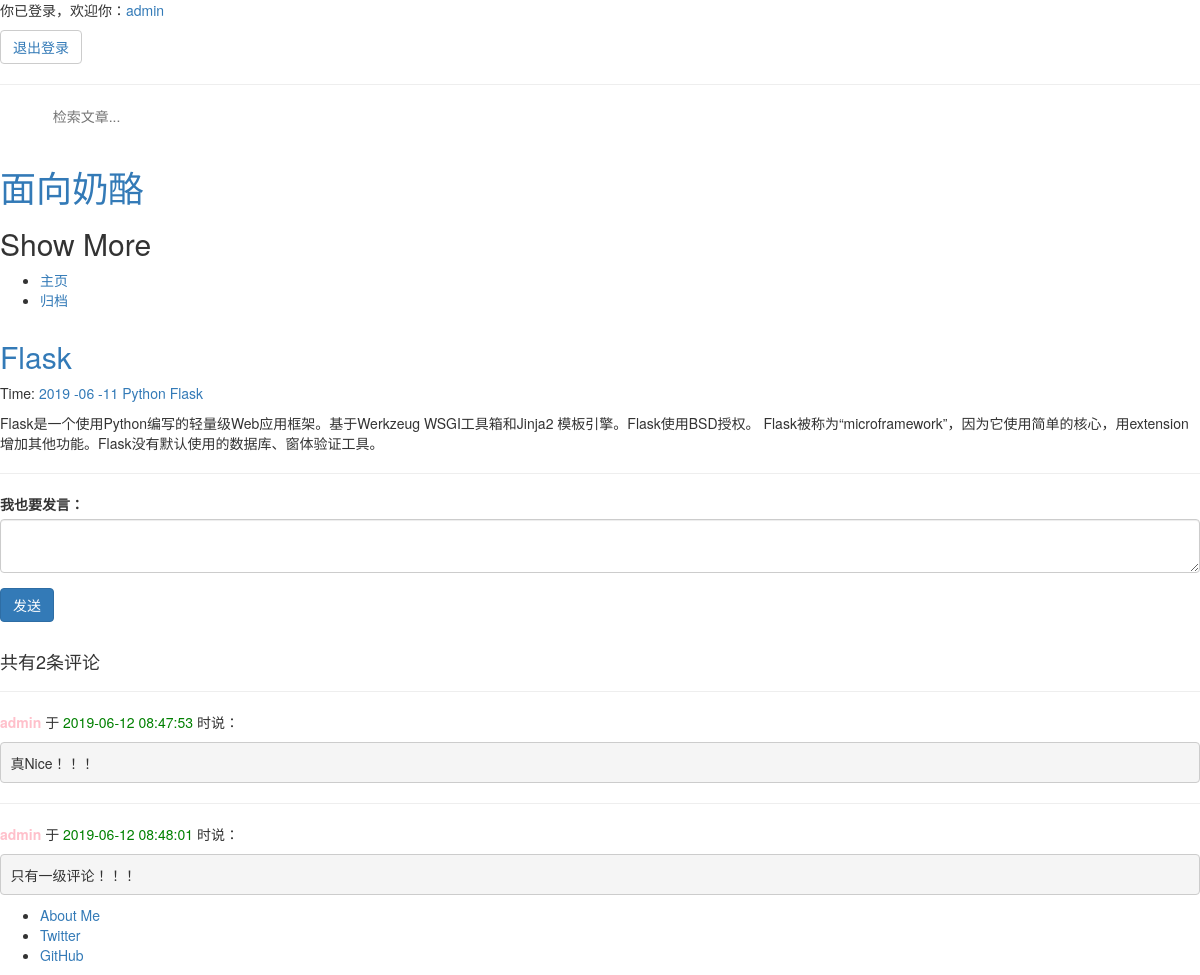
Page /detail/2/ (signed in) on the committed database.
### blog/models.py (models this page shows, shortened)
class Article(models.Model):
    title_name = models.CharField(max_length=36, verbose_name=u'标题')
    body = MDTextField(verbose_name=u'正文')
    created_time = models.DateTimeField(auto_now_add=True, verbose_name=u'创建时间')
    modified_time = models.DateTimeField(auto_now=True, verbose_name=u'修改时间',)
    tags = models.ManyToManyField(Tag, blank=True, verbose_name=u'标签')
    author = models.ForeignKey(User, on_delete=models.CASCADE, verbose_name=u'作者')
    views = models.PositiveIntegerField(default=0, verbose_name=u'阅读数')
    is_top = models.BooleanField(default=False, verbose_name=u'置顶')
    is_show = models.BooleanField(default=False, verbose_name=u'发布状态')
    post_type = models.CharField(max_length=20, choices=(('post', u'博客文章'),
                                                        ('about', u'关于页面'),
                                                        ('project', u'我的项目')
                                                        ), default='post', verbose_name=u'类型')
    def get_absolute_url(self):
        return reverse('blog_app:detail', kwargs={'pk': self.pk})
    def increase_views(self):
        self.views += 1
        self.save(update_fields=['views'])
    class Meta:
        ordering = ['-is_top', '-created_time']
        verbose_name = u'文章'
        verbose_name_plural = u'文章'

class Tag(models.Model):
    name = models.CharField(max_length=20, unique=True, verbose_name=u'标签')
    class Meta:
        verbose_name = u'标签'
        verbose_name_plural = verbose_name

### comment/models.py (models this page shows, shortened)
class Comment(models.Model):
    article = models.ForeignKey(Article, on_delete=models.CASCADE, related_name='comments', default='')  # 被评论的文章
    user = models.ForeignKey(User, on_delete=models.CASCADE, related_name='comments')  # 评论者
    body = models.TextField()
    created = models.DateTimeField(auto_now_add=True)
    class Meta:
        ordering = ('created',)

### blog/views.py (the view)
# urls.py: path('detail/<int:pk>/', views.Detail.as_view(), name='detail'),  # reverse 指定 第一个参数 设置为 app_name:name
class Detail(View):
    def get(self, request, pk):
        post = get_object_or_404(Article, pk=pk)
        md = MD()
        post.body = md.convert(post.body)
        post.toc = md.toc
        post.increase_views()  # 统计访问量
        comments = Comment.objects.filter(article=pk)  # 取出评论的id
        return render(request, 'blog/detail.html', locals())

### blog/views.py (called while the page is built)
def MD():
    return markdown.Markdown(extensions=[
        'markdown.extensions.extra',
        'markdown.extensions.codehilite',
        'markdown.extensions.toc',
        TocExtension(slugify=slugify),
    ])

### templates/blog/detail.html (shortened to what this page needs)
{% extends 'blog/base.html' %}
{% load comments %}   .
{% block  content %}
<section class="post">
        <header class="post-header">
            <h2 class="post-title"><a href="{{ post.get_absolute_url }}">{{ post.title_name }}</a></h2>
        <p class="post-meta">
              Time:  <a class="post-author" href="#">{{ post.created_time |date:"Y -m -d"}}</a>
            {% for tag in post.tags.all %}
                <a class="post-category post-category-js" href="{% url 'blog_app:tags' tag.name %}">{{ tag.name }}</a>
            {% endfor %}
         </p>
        </header>
        <div class="post-description">
            <p>
                {{ post.body|safe}}
            </p>
        </div>
</section>
     <hr>
    {% if user.is_authenticated %}
        <div>
            <form
                action="{% url 'comment:post_comment' post.id %}"
                method="POST"
            >
                <div class="form-group">
                    <label for="body">
                        <strong>
                            我也要发言：
                        </strong>
                    </label>
                    <textarea
                        type="text"
                        class="form-control"
                        id="body"
                        name="body"
                        rows="2"></textarea>
                </div>
                <button type="submit" class="btn btn-primary ">发送</button>
            </form>
        </div>
        <br>
    {% else %}
        <br>
        <h5 class="row justify-content-center">
            请<a href="{% url 'login' %}">登录</a>后回复
        </h5>
        <br>
    {% endif %}
    <h4>共有{{ comments.count }}条评论</h4>
    <div>
        {% for comment in comments %}
            <hr>
            <p>
                <strong style="color: pink">
                    {{ comment.user }}
                </strong> 于
                <span style="color: green">
                    {{ comment.created|date:"Y-m-d H:i:s" }}
                </span> 时说：
            </p>
            <pre style="font-family: inherit; font-size: 1em;">
{{ comment.body }}</pre>
        {% endfor %}
    </div>
</div>
{% endblock content %}

### templates/blog/base.html (shortened to what this page needs)
{% load static %}
<!DOCTYPE html>
<html lang="en">
<head>
    <link rel="stylesheet" href="https://cdn.staticfile.org/twitter-bootstrap/3.3.7/css/bootstrap.min.css">
    <link rel="stylesheet" href="https://unpkg.com/mobi.css/dist/mobi.min.css">
    <link rel="stylesheet" href="http://labfile.oss.aliyuncs.com/courses/487/monokai.css">
    <link rel="stylesheet" href="http://labfile.oss.aliyuncs.com/courses/487/pure-min.css">
    <link rel="stylesheet" href="http://labfile.oss.aliyuncs.com/courses/487/grids-responsive-min.css">
    <link rel="stylesheet" href="http://labfile.oss.aliyuncs.com/courses/487/blog.css">
    <link rel="stylesheet" href="{% static 'heighlight/styles/atelier-savanna-dark.css' %}">
</head>
<body>
<div id="layout" class="pure-g">
    <div class="sidebar pure-u-1 pure-u-md-1-4">
        <div class="header">
    <div>
            {% if user.is_authenticated %}
                <p>你已登录，欢迎你：<a href="#">{{ user.username }}</a></p>
                <button class="btn btn-default">
  <a href="{% url 'logout' %}?next={{ request.path }}">退出登录</a>
</button>
            {% else %}
                <p>你还没有登录，请
                    <a href="{% url 'login' %}">登录</a>
                    或者
                   <a href="{% url 'blog_app:register' %}">注册</a>
                </p>
            {% endif %}
        </div>
            <hr>
            <form class="pure-form" autocomplete="off" action="{% url 'blog_app:search' %}" method="get">
        <input class="pure-input-3-3 input_search" type="text"  name="key" placeholder="检索文章...">
        </form>
            <h1 class="brand-title"><a href="{% url "blog_app:index" %}">面向奶酪</a></h1>
            <h2 class="brand-tagline">Show More</h2>
            <nav class="nav">
                <ul class="nav-list">
                    <li class="nav-item">
                        <a class="button-success pure-button" href="/">主页</a>
                    </li>
                <li class="nav-item">
                        <a class="button-success pure-button" href="{% url 'blog_app:Archives' %}">归档</a>
                    </li>
                </ul>
            </nav>
        </div>
    </div>
    <div class="content pure-u-1 pure-u-md-3-4">
        <div>
            {% block content %}
            {% endblock %}
            <div class="footer">
                <div class="pure-menu pure-menu-horizontal pure-menu-open">
                    <ul>
                        <li><a href="http://andrewliu.tk/about/">About Me</a></li>
                        <li><a href="http://twitter.com/yuilibrary/">Twitter</a></li>
                        <li><a href="http://github.com/yahoo/pure/">GitHub</a></li>
                    </ul>
                </div>
            </div>
        </div>
    </div>
</body>
</html>

### rows in the picture
Article: title_name "Flask", created_time "2019 -06 -11", body "Flask是一个使用Python编写的轻量级Web应用框架。基于Werkzeug WSGI工具箱和Jinja2 模板引擎。Flask使用BSD授权。 Flask被称为“microframework”，因为它使用简单的核心，用extension增加其他功能。Flask没有默认使用的数据库、窗体验证工具。"
Tag: name "Python"
Tag: name "Flask"
Comment: user "admin", created "2019-06-12 08:47:53", body "真Nice！！！"
Comment: user "admin", created "2019-06-12 08:48:01", body "只有一级评论！！！"

### other values in the picture
{{ user.username }} "admin"
{{ comments.count }} "2"
